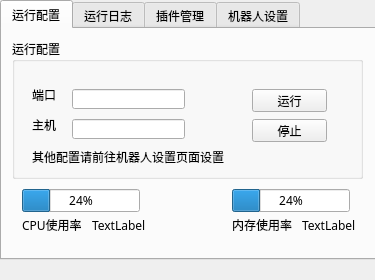
<?xml version="1.0" encoding="UTF-8"?>
<ui version="4.0">
 <class>Form</class>
 <widget class="QWidget" name="Form">
  <property name="geometry">
   <rect>
    <x>0</x>
    <y>0</y>
    <width>375</width>
    <height>280</height>
   </rect>
  </property>
  <property name="font">
   <font>
    <family>微软雅黑</family>
   </font>
  </property>
  <property name="windowTitle">
   <string>小猪比机器人</string>
  </property>
  <widget class="QTabWidget" name="tabWidget">
   <property name="geometry">
    <rect>
     <x>0</x>
     <y>0</y>
     <width>376</width>
     <height>260</height>
    </rect>
   </property>
   <property name="acceptDrops">
    <bool>false</bool>
   </property>
   <property name="autoFillBackground">
    <bool>false</bool>
   </property>
   <property name="tabPosition">
    <enum>QTabWidget::North</enum>
   </property>
   <property name="currentIndex">
    <number>0</number>
   </property>
   <property name="tabsClosable">
    <bool>false</bool>
   </property>
   <property name="tabBarAutoHide">
    <bool>false</bool>
   </property>
   <widget class="QWidget" name="tab_run">
    <attribute name="title">
     <string>运行配置</string>
    </attribute>
    <widget class="QGroupBox" name="runBox">
     <property name="geometry">
      <rect>
       <x>10</x>
       <y>10</y>
       <width>351</width>
       <height>140</height>
      </rect>
     </property>
     <property name="title">
      <string>运行配置</string>
     </property>
     <widget class="QLineEdit" name="portLine">
      <property name="geometry">
       <rect>
        <x>60</x>
        <y>50</y>
        <width>113</width>
        <height>20</height>
       </rect>
      </property>
     </widget>
     <widget class="QLabel" name="label">
      <property name="geometry">
       <rect>
        <x>20</x>
        <y>50</y>
        <width>30</width>
        <height>12</height>
       </rect>
      </property>
      <property name="text">
       <string>端口</string>
      </property>
     </widget>
     <widget class="QLabel" name="label_2">
      <property name="geometry">
       <rect>
        <x>20</x>
        <y>80</y>
        <width>30</width>
        <height>12</height>
       </rect>
      </property>
      <property name="text">
       <string>主机</string>
      </property>
     </widget>
     <widget class="QLineEdit" name="hostLine">
      <property name="geometry">
       <rect>
        <x>60</x>
        <y>80</y>
        <width>113</width>
        <height>20</height>
       </rect>
      </property>
     </widget>
     <widget class="QLabel" name="label_3">
      <property name="geometry">
       <rect>
        <x>20</x>
        <y>110</y>
        <width>291</width>
        <height>16</height>
       </rect>
      </property>
      <property name="text">
       <string>其他配置请前往机器人设置页面设置</string>
      </property>
     </widget>
     <widget class="QPushButton" name="runBtn">
      <property name="geometry">
       <rect>
        <x>240</x>
        <y>50</y>
        <width>75</width>
        <height>23</height>
       </rect>
      </property>
      <property name="toolTip">
       <string>启动服务器</string>
      </property>
      <property name="styleSheet">
       <string notr="true"/>
      </property>
      <property name="text">
       <string>运行</string>
      </property>
     </widget>
     <widget class="QPushButton" name="stopBtn">
      <property name="geometry">
       <rect>
        <x>240</x>
        <y>80</y>
        <width>75</width>
        <height>23</height>
       </rect>
      </property>
      <property name="toolTip">
       <string>停止RunThread线程</string>
      </property>
      <property name="text">
       <string>停止</string>
      </property>
     </widget>
    </widget>
    <widget class="QProgressBar" name="cpuBar">
     <property name="geometry">
      <rect>
       <x>20</x>
       <y>160</y>
       <width>118</width>
       <height>23</height>
      </rect>
     </property>
     <property name="value">
      <number>24</number>
     </property>
    </widget>
    <widget class="QProgressBar" name="memBar">
     <property name="geometry">
      <rect>
       <x>230</x>
       <y>160</y>
       <width>118</width>
       <height>23</height>
      </rect>
     </property>
     <property name="value">
      <number>24</number>
     </property>
    </widget>
    <widget class="QLabel" name="label_7">
     <property name="geometry">
      <rect>
       <x>20</x>
       <y>190</y>
       <width>110</width>
       <height>12</height>
      </rect>
     </property>
     <property name="text">
      <string>CPU使用率</string>
     </property>
    </widget>
    <widget class="QLabel" name="label_8">
     <property name="geometry">
      <rect>
       <x>230</x>
       <y>190</y>
       <width>110</width>
       <height>12</height>
      </rect>
     </property>
     <property name="text">
      <string>内存使用率</string>
     </property>
    </widget>
    <widget class="QLabel" name="cpuLab">
     <property name="geometry">
      <rect>
       <x>90</x>
       <y>190</y>
       <width>54</width>
       <height>12</height>
      </rect>
     </property>
     <property name="text">
      <string>TextLabel</string>
     </property>
    </widget>
    <widget class="QLabel" name="memLab">
     <property name="geometry">
      <rect>
       <x>300</x>
       <y>190</y>
       <width>54</width>
       <height>12</height>
      </rect>
     </property>
     <property name="text">
      <string>TextLabel</string>
     </property>
    </widget>
   </widget>
   <widget class="QWidget" name="tab_log">
    <attribute name="title">
     <string>运行日志</string>
    </attribute>
    <widget class="QTextBrowser" name="logTextarea">
     <property name="geometry">
      <rect>
       <x>10</x>
       <y>10</y>
       <width>351</width>
       <height>210</height>
      </rect>
     </property>
    </widget>
   </widget>
   <widget class="QWidget" name="tab_plugin">
    <attribute name="title">
     <string>插件管理</string>
    </attribute>
    <widget class="QListView" name="pluginsList">
     <property name="geometry">
      <rect>
       <x>10</x>
       <y>10</y>
       <width>351</width>
       <height>180</height>
      </rect>
     </property>
    </widget>
    <widget class="QPushButton" name="debugBtn">
     <property name="geometry">
      <rect>
       <x>30</x>
       <y>200</y>
       <width>75</width>
       <height>23</height>
      </rect>
     </property>
     <property name="toolTip">
      <string>启动服务器</string>
     </property>
     <property name="styleSheet">
      <string notr="true"/>
     </property>
     <property name="text">
      <string>Debug</string>
     </property>
    </widget>
    <widget class="QPushButton" name="howToDevBtn">
     <property name="geometry">
      <rect>
       <x>260</x>
       <y>200</y>
       <width>75</width>
       <height>23</height>
      </rect>
     </property>
     <property name="toolTip">
      <string>启动服务器</string>
     </property>
     <property name="styleSheet">
      <string notr="true"/>
     </property>
     <property name="text">
      <string>如何开发</string>
     </property>
    </widget>
    <widget class="QPushButton" name="websiteBtn">
     <property name="geometry">
      <rect>
       <x>140</x>
       <y>200</y>
       <width>75</width>
       <height>23</height>
      </rect>
     </property>
     <property name="toolTip">
      <string>停止RunThread线程</string>
     </property>
     <property name="text">
      <string>官网</string>
     </property>
    </widget>
   </widget>
   <widget class="QWidget" name="tab_config">
    <attribute name="title">
     <string>机器人设置</string>
    </attribute>
    <widget class="QScrollArea" name="scrollArea">
     <property name="geometry">
      <rect>
       <x>0</x>
       <y>0</y>
       <width>373</width>
       <height>240</height>
      </rect>
     </property>
     <property name="maximumSize">
      <size>
       <width>373</width>
       <height>16777215</height>
      </size>
     </property>
     <property name="verticalScrollBarPolicy">
      <enum>Qt::ScrollBarAsNeeded</enum>
     </property>
     <property name="horizontalScrollBarPolicy">
      <enum>Qt::ScrollBarAlwaysOff</enum>
     </property>
     <property name="widgetResizable">
      <bool>true</bool>
     </property>
     <property name="alignment">
      <set>Qt::AlignCenter</set>
     </property>
     <widget class="QWidget" name="scrollAreaWidgetContents">
      <property name="geometry">
       <rect>
        <x>0</x>
        <y>0</y>
        <width>371</width>
        <height>238</height>
       </rect>
      </property>
      <property name="maximumSize">
       <size>
        <width>371</width>
        <height>16777215</height>
       </size>
      </property>
     </widget>
    </widget>
   </widget>
  </widget>
 </widget>
 <resources/>
 <connections/>
</ui>
